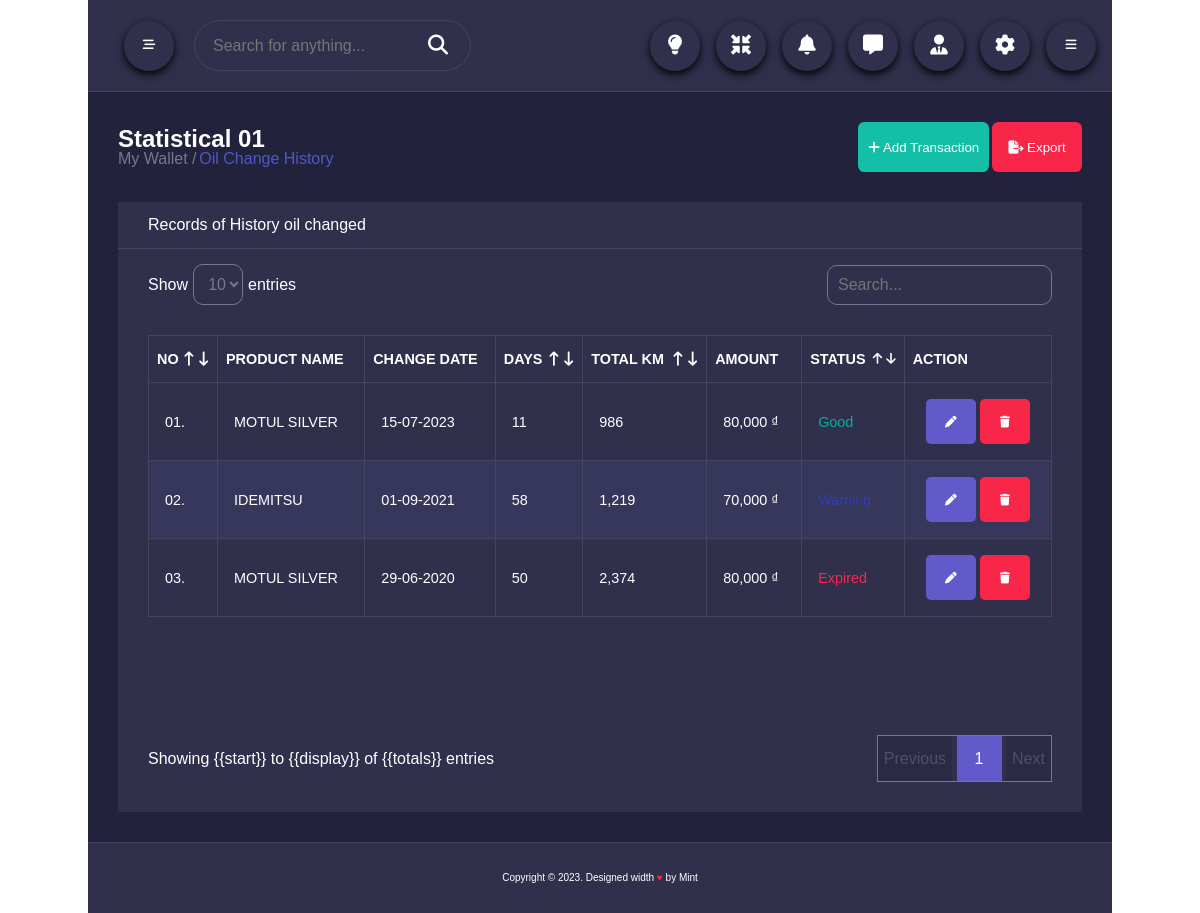
The page /Oil on the database as committed earlier.
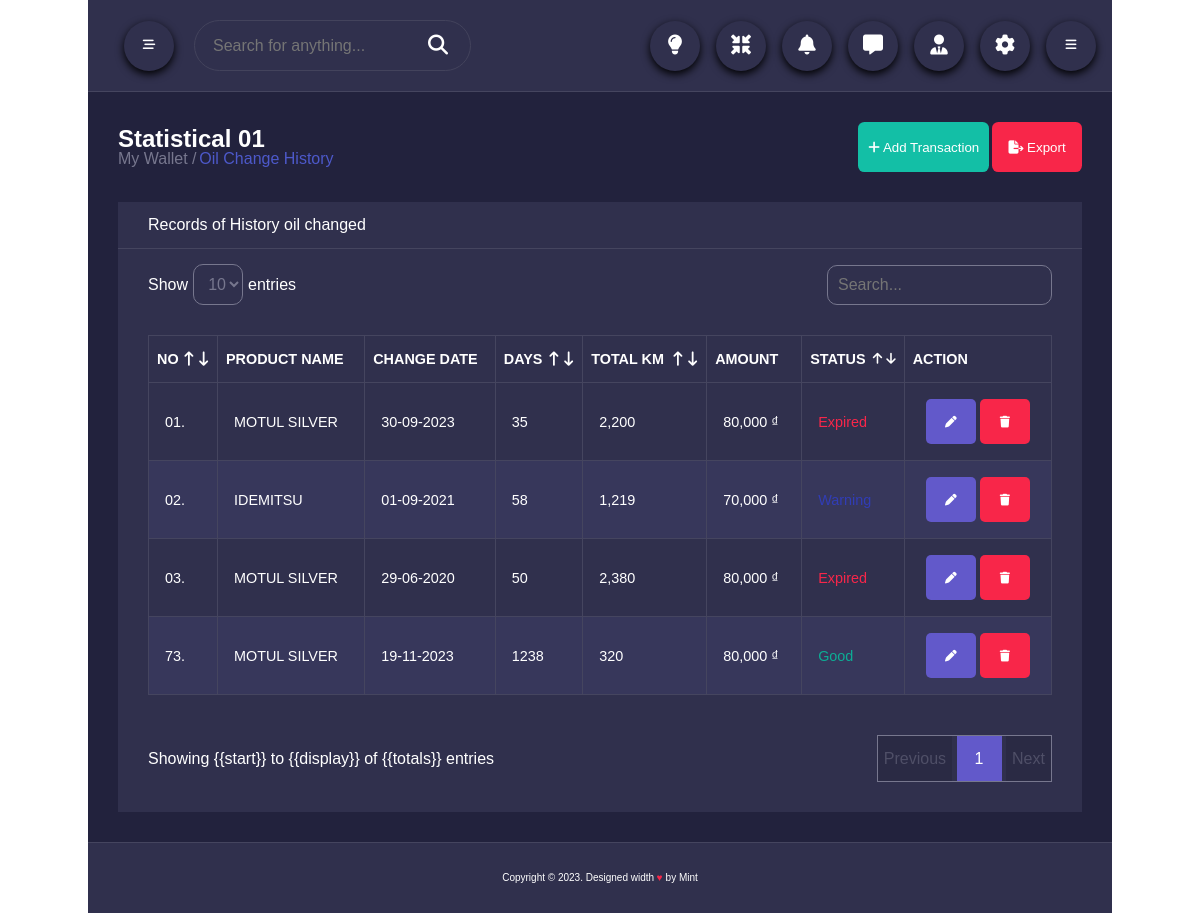
The same page on the database as committed later.
### tables this page shows
CREATE TABLE `oil` (
  `och_id` int(11) NOT NULL,
  `product_id` int(11) NOT NULL,
  `start_day` date NOT NULL,
  `end_day` date NOT NULL,
  `start_km` int(11) NOT NULL,
  `end_km` int(11) NOT NULL
);

CREATE TABLE `oil_product` (
  `product_id` int(11) NOT NULL,
  `product_name` varchar(100) NOT NULL,
  `product_batch` date NOT NULL,
  `product_img` varchar(100) NOT NULL,
  `product_price` int(11) NOT NULL
);

### mvc/views/MasterLayout.php (called while the page is built, shortened)
<?php
	require_once("./mvc/views/blocks/header.php");
	require_once("./mvc/views/Page/".$data["Page"].".php");
	require_once("./mvc/views/blocks/footer.php");
?>

### mvc/core/Controller.php (called while the page is built, shortened)
<?php
	class Controller
	{
		public function view($view,$data=[])
		{
			require_once "./mvc/views/".$view.".php";
		}
	}
 ?>

### mvc/controllers/Oil.php (called while the page is built, shortened)
<?php
	class Oil extends Controller
	{
		public $OilModel;
		public function __construct(){
			$this->OilModel = $this->model("OilModel");
		}
		public function Dashboard()
		{
			$statistical1 = $this->OilModel->ShowHistory(0,10);
			$this->view("MasterLayout",[
				"Page"=>"OilView",
				"Ohighlight"=>true,
				"DataRow"=>$statistical1
			]);
		}
	}
 ?>

### mvc/core/App.php (called while the page is built, shortened)
<?php
	class App
	{
		protected $action="Dashboard";
		function __construct()
		{
			$arr = $this->UrlProcess();
			if (!is_null($arr) && file_exists("./mvc/controllers/".$arr[0].".php")) {
				unset($arr[0]);
			}
			$this->controller = new $this->controller;
			$this->param = $arr?array_values($arr):[];
			call_user_func_array([$this->controller,$this->action], $this->param);
		}
		function UrlProcess(){
			if (isset($_GET["url"])) {
				return explode("/", filter_var(trim($_GET["url"], "/")));
			}
		}
	}
 ?>

### index.php (called while the page is built, shortened)
<?php
	$myApp = new App();
 ?>

### mvc/core/DB.php (called while the page is built, shortened)
<?php
	class DB
	{
		protected $servername = "localhost";
		protected $username = "root";
		protected $password = "";
		function __construct()
		{
			$this->con = new mysqli($this->servername,$this->username,$this->password);
		}
	}
 ?>

### mvc/models/OilModel.php (called while the page is built, shortened)
<?php
	class OilModel extends DB
	{
		public function ShowHistory($start,$display){
			$q = "SELECT o.och_id,p.product_name,DATE_FORMAT(o.end_day,'%d-%m-%Y') AS 'end_day',p.product_price, ";
			$q .= "DATEDIFF(o.end_day,o.start_day) AS total_days, ";
			$q .= "(end_km-start_km) AS total_km ";
			$q .= "FROM oil AS o ";
			$q .= "JOIN oil_product AS p ";
			$q .= "USING (product_id) " ;
			$q .= "ORDER BY o.och_id ASC ";
			$q .= "LIMIT $start, $display";
			$record1 = $this->con->query($q);
			$arr = array();
			while ($r1 = $record1->fetch_array(MYSQLI_ASSOC)) {
				$arr[] = $r1;
			}
			return json_encode($arr);
		}
	}
 ?>

### mvc/views/Page/OilView.php (the view, shortened to what this page needs)
<div class="container">
	<div class="header__container">
		<div class="header__container-left">
			<h2 class="header__container-left-title">Statistical 01</h2>
			<span class="header__container-left-link">My Wallet /</span>
			<span class="header__container-left-link">Oil Change History</span>
		</div>
		<div class="header__container-right">
			<button class="add__button">
				<i class="fa-solid fa-plus"></i> Add Transaction
			</button>
			<button class="export__button">
				<i class="fa-solid fa-file-export"></i> Export
			</button>
		</div>
	</div>
	<div class="main__content">
		<main class="layout-content">
			<section class="layout_content table__header">
				<h2>Records of History oil changed</h2>
			</section>
			<section class="layout_content table__body">
				<div class="table__body-header">
					<div class="table__body-header-show">
						<span>Show</span>
						<select name="table_record" id="table_record">
							<option value="10" selected>10</option>
						</select>
						<span> entries</span>
					</div>
					<div class="table__body-header-search">
						<input type="text" placeholder="Search...">
					</div>
				</div>
				<div class="table__body-content">
					<table>
						<thead>
							<tr>
								<td class="table__label">
									<h2 class="table__label-text">NO</h2>
									<div class="table__label-icon">
										<i class="fa-solid fa-arrow-up-long"></i>
										<i class="fa-solid fa-arrow-down-long"></i>
									</div>
								</td>
								<td class="table__label">
									<h2 class="table__label-text">PRODUCT NAME</h2>
								</td>
								<td class="table__label">
									<h2 class="table__label-text">CHANGE DATE</h2>
								</td>
								<td class="table__label">
									<h2 class="table__label-text">DAYS</h2>
									<div class="table__label-icon">
										<i class="fa-solid fa-arrow-up-long"></i>
										<i class="fa-solid fa-arrow-down-long"></i>
									</div>
								</td>
								<td class="table__label">
									<h2 class="table__label-text">TOTAL KM</h2>
									<div class="table__label-icon">
										<i class="fa-solid fa-arrow-up-long"></i>
										<i class="fa-solid fa-arrow-down-long"></i>
									</div>
								</td>
								<td class="table__label">
									<h2 class="table__label-text">AMOUNT</h2>
								</td>
								<td class="table__label">
									<h2 class="table__label-text">STATUS</h2>
									<div class="table__label-icon">
									</div>
								</td>
								<td class="table__label">
									<h2 class="table__label-text">ACTION</h2>
								</td>
							</tr>
						</thead>
						<tbody>
							<?php
								$row = json_decode($data["DataRow"]);
								for ($i=0; $i < count($row) ; $i++) {
									$status_noti = "good";
									if ($row[$i]->total_km >= 1200 && $row[$i]->total_km <= 1500) {
										$status_noti = "warning";
									} elseif ($row[$i]->total_km >= 1500) {
										$status_noti = "expired";
									}
									$row[$i]->och_id < 10 ? $row_id = '0'.$row[$i]->och_id : $row_id = $row[$i]->och_id;
									echo'<tr class = "rowContent" id ="'.$row[$i]->och_id.'">';
									echo'<td data-cell="no">'.$row_id.'.</td>';
									echo'<td data-cell="product name">'.$row[$i]->product_name.'</td>';
									echo'<td data-cell="change date">'.$row[$i]->end_day.'</td>';
									echo'<td data-cell="days">'.$row[$i]->total_days.'</td>';
									echo'<td data-cell="total km">'.number_format($row[$i]->total_km,0,'.',',').'</td>';
									echo'<td data-cell="amount">'.number_format($row[$i]->product_price,0,'.',',').' &#8363'.'</td>';
									echo'<td data-cell="status" class="table__status table__status-'.$status_noti.'">'.$status_noti.'</td>';
									echo '<td data-cell="Action">
										<div class="table__action">
										<button class="edit__button">
										<i class="fa-solid fa-pen fa-sm"></i>
										</button>
										<button class="remove__button">
										<i class="fa-solid fa-trash fa-sm"></i>
										</button>
										</div>
										</td>';
									echo'</tr>';
								}
							?>
						</tbody>
					</table>
				</div>
				<div class="table__body-footer">
					<div class="table__body-footer-show">
						<span id="count__record">Showing {{start}} to {{display}} of {{totals}} entries</span>
					</div>
					<div class="table__body-footer-list">
						<button id = "previous_page">Previous</button>
						<button id = "current_page">1</button>
						<button id = "next_page">Next</button>
					</div>
				</div>
			</section>
		</main>
	</div>

### mvc/views/blocks/header.php (shortened to what this page needs)
<!DOCTYPE html>
<html lang="en">
<head>
	<link rel="stylesheet" type="text/css" href="https://cdnjs.cloudflare.com/ajax/libs/font-awesome/6.4.0/css/all.min.css">
	<link rel="stylesheet" href="/ewallet/public/css/reset.css">
	<link rel="stylesheet" href="/ewallet/public/css/style.css">
</head>
<body>
	<div class="wrapper">
		<header class="header">
			<nav class="header__menu">
				<ul class="header__menu-left">
					<li class="header__menu-left-item">
						<label for="nav__checkbox" class="nav__toggle">
						</label>
					</li>
					<li class="header__menu-item-search">
						<input type="text" class="search__text" placeholder="Search for anything...">
						<button class="search__button">
							<span class="search__icon"><i class="fa-solid fa-magnifying-glass fa-lg"></i></span>
						</button>
					</li>
				</ul>
				<ul class="header__menu-right">
					<li class="header__menu-items">
						<label for="item__toggle" class="header__menu-item right__show">
						</label>
						<ul class="header__menu-right-bars">
							<li class="header__menu-item">
								<a href="#" class="header__menu-link">
									<i class="fa-solid fa-lightbulb fa-lg"></i>
								</a>
							</li>
							<li class="header__menu-item">
								<a href="#" class="header__menu-link">
									<i class="fa-solid fa-minimize fa-lg"></i>
								</a>
							</li>
							<li class="header__menu-item">
								<a href="#" class="header__menu-link">
									<i class="fa-solid fa-bell fa-lg"></i>
								</a>
							</li>
							<li class="header__menu-item">
								<a href="#" class="header__menu-link">
									<i class="fa-solid fa-message fa-lg"></i>
								</a>
							</li>
							<li class="header__menu-item">
								<a href="#" class="header__menu-link">
									<i class="fa-solid fa-user-tie fa-lg"></i>
								</a>
							</li>
							<li class="header__menu-item">
								<a href="#" class="header__menu-link">
									<i class="fa-solid fa-gear fa-lg"></i>
								</a>
							</li>
						</ul>
					</li>
				</ul>
			</nav>
		</header>

### mvc/views/blocks/footer.php (shortened to what this page needs)
<footer class="footer">
	<span class="footer__text">
		Copyright &copy 2023. Designed width
		<span style="color: rgb(248, 38, 73);">&hearts;</span> by Mint
	</span>
</footer>
</div>
</body>
</html>

Rows that differ between the two databases and show on the page:
changed oil "01": end_day "15-07-2023" → "30-09-2023"; total_days "11" → "35"; total_km "986" → "2,200"; status_noti "Good" → "Expired"
changed oil "03": total_km "2,374" → "2,380"
added oil: och_id "73", product.product_name "MOTUL SILVER", end_day "19-11-2023", total_days "1238", total_km "320", product.product_price "80,000", status_noti "Good"
